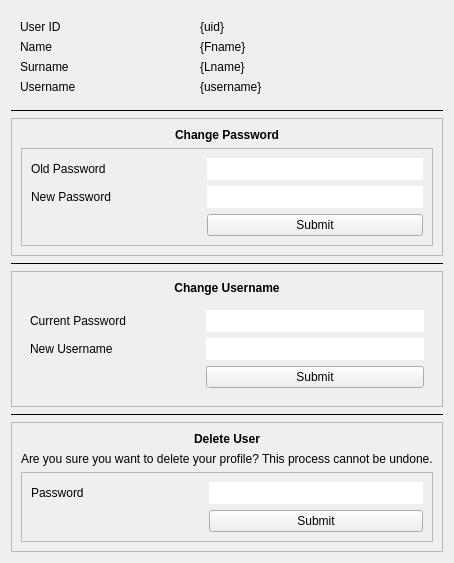
         <widget class="QWidget" name="tabUser">
          <property name="styleSheet">
           <string notr="true">QLineEdit {
padding: 3px;
color: black;
background-color: white;
}</string>
          </property>
          <attribute name="title">
           <string>User Informatıon</string>
          </attribute>
          <layout class="QVBoxLayout" name="verticalLayout_2">
           <item>
            <widget class="QFrame" name="FrameUserDetails">
             <layout class="QFormLayout" name="formLayout_2">
              <property name="horizontalSpacing">
               <number>124</number>
              </property>
              <item row="0" column="0">
               <widget class="QLabel" name="label_9">
                <property name="text">
                 <string>User ID</string>
                </property>
               </widget>
              </item>
              <item row="0" column="1">
               <widget class="QLabel" name="label_10">
                <property name="text">
                 <string>{uid}</string>
                </property>
               </widget>
              </item>
              <item row="1" column="0">
               <widget class="QLabel" name="label_3">
                <property name="text">
                 <string>Name</string>
                </property>
               </widget>
              </item>
              <item row="1" column="1">
               <widget class="QLabel" name="label_5">
                <property name="text">
                 <string>{Fname}</string>
                </property>
               </widget>
              </item>
              <item row="2" column="0">
               <widget class="QLabel" name="label_4">
                <property name="text">
                 <string>Surname</string>
                </property>
               </widget>
              </item>
              <item row="2" column="1">
               <widget class="QLabel" name="label_6">
                <property name="text">
                 <string>{Lname}</string>
                </property>
               </widget>
              </item>
              <item row="3" column="0">
               <widget class="QLabel" name="label_7">
                <property name="text">
                 <string>Username</string>
                </property>
               </widget>
              </item>
              <item row="3" column="1">
               <widget class="QLabel" name="label_8">
                <property name="text">
                 <string>{username}</string>
                </property>
               </widget>
              </item>
             </layout>
            </widget>
           </item>
           <item>
            <widget class="Line" name="line_2">
             <property name="frameShadow">
              <enum>QFrame::Plain</enum>
             </property>
             <property name="orientation">
              <enum>Qt::Horizontal</enum>
             </property>
            </widget>
           </item>
           <item>
            <widget class="QFrame" name="FrameChangePassword">
             <property name="frameShape">
              <enum>QFrame::StyledPanel</enum>
             </property>
             <property name="frameShadow">
              <enum>QFrame::Raised</enum>
             </property>
             <layout class="QVBoxLayout" name="verticalLayout_3">
              <item>
               <widget class="QLabel" name="label_11">
                <property name="font">
                 <font>
                  <weight>75</weight>
                  <bold>true</bold>
                 </font>
                </property>
                <property name="text">
                 <string>Change Password</string>
                </property>
                <property name="alignment">
                 <set>Qt::AlignCenter</set>
                </property>
               </widget>
              </item>
              <item>
               <widget class="QFrame" name="frame_6">
                <property name="frameShape">
                 <enum>QFrame::StyledPanel</enum>
                </property>
                <property name="frameShadow">
                 <enum>QFrame::Raised</enum>
                </property>
                <layout class="QFormLayout" name="formLayout_4">
                 <property name="horizontalSpacing">
                  <number>96</number>
                 </property>
                 <item row="0" column="0">
                  <widget class="QLabel" name="label_14">
                   <property name="text">
                    <string>Old Password</string>
                   </property>
                  </widget>
                 </item>
                 <item row="0" column="1">
                  <widget class="QLineEdit" name="lineEdit_3">
                   <property name="frame">
                    <bool>false</bool>
                   </property>
                   <property name="echoMode">
                    <enum>QLineEdit::Password</enum>
                   </property>
                  </widget>
                 </item>
                 <item row="1" column="0">
                  <widget class="QLabel" name="label_15">
                   <property name="text">
                    <string>New Password</string>
                   </property>
                  </widget>
                 </item>
                 <item row="1" column="1">
                  <widget class="QLineEdit" name="lineEdit_4">
                   <property name="frame">
                    <bool>false</bool>
                   </property>
                   <property name="echoMode">
                    <enum>QLineEdit::Password</enum>
                   </property>
                  </widget>
                 </item>
                 <item row="2" column="1">
                  <widget class="QPushButton" name="pushButton_2">
                   <property name="text">
                    <string>Submit</string>
                   </property>
                   <property name="flat">
                    <bool>false</bool>
                   </property>
                  </widget>
                 </item>
                </layout>
               </widget>
              </item>
             </layout>
            </widget>
           </item>
           <item>
            <widget class="Line" name="line_3">
             <property name="frameShadow">
              <enum>QFrame::Plain</enum>
             </property>
             <property name="orientation">
              <enum>Qt::Horizontal</enum>
             </property>
            </widget>
           </item>
           <item>
            <widget class="QFrame" name="FrameChangeUsername">
             <property name="frameShape">
              <enum>QFrame::StyledPanel</enum>
             </property>
             <property name="frameShadow">
              <enum>QFrame::Raised</enum>
             </property>
             <layout class="QVBoxLayout" name="verticalLayout_4">
              <item>
               <widget class="QLabel" name="label_17">
                <property name="font">
                 <font>
                  <weight>75</weight>
                  <bold>true</bold>
                 </font>
                </property>
                <property name="text">
                 <string>Change Username</string>
                </property>
                <property name="alignment">
                 <set>Qt::AlignCenter</set>
                </property>
               </widget>
              </item>
              <item>
               <widget class="QFrame" name="frame_5">
                <property name="frameShadow">
                 <enum>QFrame::Raised</enum>
                </property>
                <layout class="QFormLayout" name="formLayout_3">
                 <property name="horizontalSpacing">
                  <number>80</number>
                 </property>
                 <item row="0" column="0">
                  <widget class="QLabel" name="label_12">
                   <property name="text">
                    <string>Current Password</string>
                   </property>
                  </widget>
                 </item>
                 <item row="0" column="1">
                  <widget class="QLineEdit" name="lineEdit">
                   <property name="text">
                    <string/>
                   </property>
                   <property name="frame">
                    <bool>false</bool>
                   </property>
                   <property name="echoMode">
                    <enum>QLineEdit::Password</enum>
                   </property>
                  </widget>
                 </item>
                 <item row="1" column="1">
                  <widget class="QLineEdit" name="lineEdit_2">
                   <property name="frame">
                    <bool>false</bool>
                   </property>
                  </widget>
                 </item>
                 <item row="2" column="1">
                  <widget class="QPushButton" name="pushButton">
                   <property name="text">
                    <string>Submit</string>
                   </property>
                   <property name="flat">
                    <bool>false</bool>
                   </property>
                  </widget>
                 </item>
                 <item row="1" column="0">
                  <widget class="QLabel" name="label_13">
                   <property name="text">
                    <string>New Username</string>
                   </property>
                  </widget>
                 </item>
                </layout>
               </widget>
              </item>
             </layout>
            </widget>
           </item>
           <item>
            <widget class="Line" name="line_4">
             <property name="frameShadow">
              <enum>QFrame::Plain</enum>
             </property>
             <property name="orientation">
              <enum>Qt::Horizontal</enum>
             </property>
            </widget>
           </item>
           <item>
            <widget class="QFrame" name="FrameDeleteUser">
             <property name="frameShape">
              <enum>QFrame::StyledPanel</enum>
             </property>
             <property name="frameShadow">
              <enum>QFrame::Raised</enum>
             </property>
             <layout class="QVBoxLayout" name="verticalLayout_5">
              <item>
               <widget class="QLabel" name="label_18">
                <property name="font">
                 <font>
                  <weight>75</weight>
                  <bold>true</bold>
                 </font>
                </property>
                <property name="text">
                 <string>Delete User</string>
                </property>
                <property name="alignment">
                 <set>Qt::AlignCenter</set>
                </property>
               </widget>
              </item>
              <item>
               <widget class="QLabel" name="label_19">
                <property name="text">
                 <string>Are you sure you want to delete your profile? This process cannot be undone.</string>
                </property>
               </widget>
              </item>
              <item>
               <widget class="QFrame" name="frame_7">
                <property name="frameShape">
                 <enum>QFrame::StyledPanel</enum>
                </property>
                <property name="frameShadow">
                 <enum>QFrame::Raised</enum>
                </property>
                <layout class="QFormLayout" name="formLayout_5">
                 <property name="horizontalSpacing">
                  <number>125</number>
                 </property>
                 <item row="1" column="0">
                  <widget class="QLabel" name="label_16">
                   <property name="text">
                    <string>Password</string>
                   </property>
                  </widget>
                 </item>
                 <item row="1" column="1">
                  <widget class="QLineEdit" name="lineEdit_5">
                   <property name="frame">
                    <bool>false</bool>
                   </property>
                   <property name="echoMode">
                    <enum>QLineEdit::Password</enum>
                   </property>
                  </widget>
                 </item>
                 <item row="3" column="1">
                  <widget class="QPushButton" name="pushButton_3">
                   <property name="text">
                    <string>Submit</string>
                   </property>
                   <property name="flat">
                    <bool>false</bool>
                   </property>
                  </widget>
                 </item>
                </layout>
               </widget>
              </item>
             </layout>
            </widget>
           </item>
          </layout>
         </widget>
